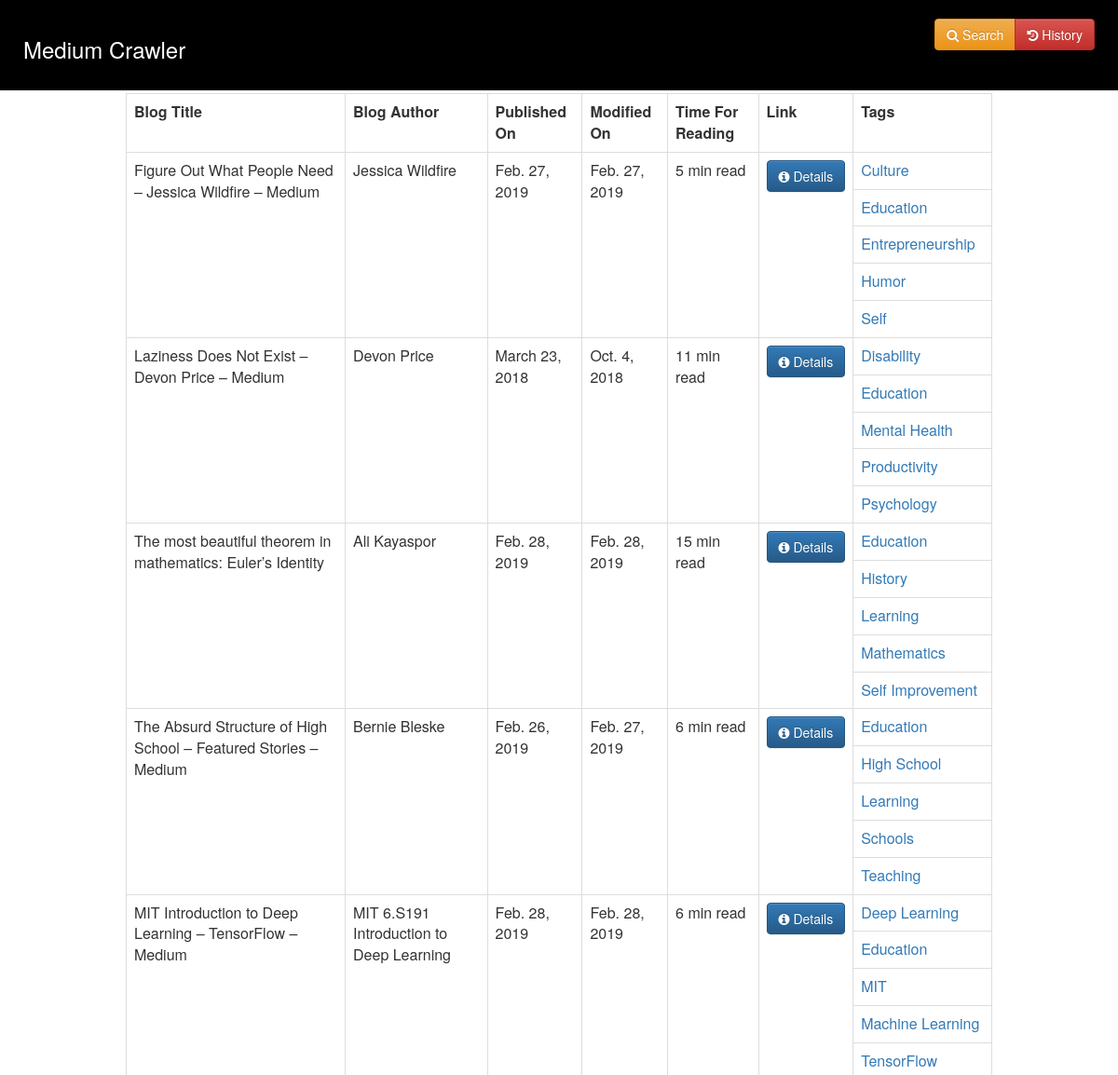
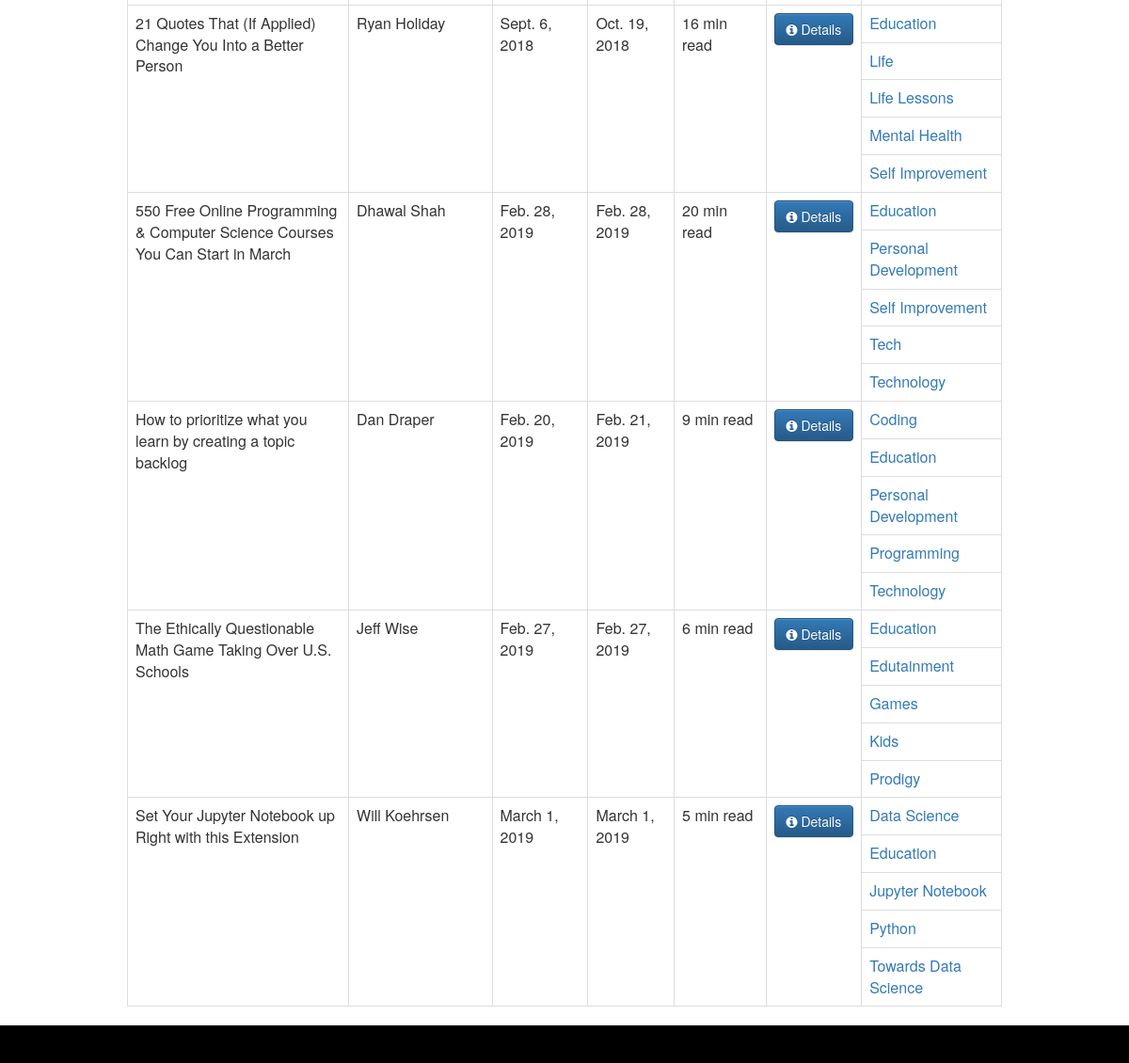
Screenshot of /tag/Education with the database file from the repository (2 pictures, top to bottom).
### MediumCrawler/models.py (models this page shows)
class Blog(models.Model):
    blog_url = models.CharField(max_length = 500, primary_key = True)
    blog_author = models.CharField(max_length = 100)
    blog_title = models.TextField()
    blog_published_on = models.DateField()
    blog_modified_on = models.DateField()
    blog_read_duration = models.CharField(max_length = 20)
    blog_tags = models.ManyToManyField(BlogTag)

class BlogTag(models.Model):
    tag_name = models.CharField(max_length = 100, primary_key = True)

### MediumCrawler/views.py (the view)
# urls.py: path("tag/<str:pk>", views.tag_page, name = "tag_page"),
def tag_page(request, pk):
    context = {}
    try:
        context["tag_data"] = AccessedTag.objects.get(tag_name = pk)
    except AccessedTag.DoesNotExist:
        return redirect("home_page")
    return render(request, "MediumCrawler/tag_page.html", context)

### MediumCrawler/templates/MediumCrawler/tag_page.html
{% extends "MediumCrawler/base.html" %}
{% block content %}
    <div id="main">
    {% if tag_data.blogs.count > 0 %}
        <table class="table table-bordered">
            <tr>
                <th>Blog Title</th>
                <th>Blog Author</th>
                <th>Published On</th>
                <th>Modified On</th>
                <th>Time For Reading</th>
                <th>Link</th>
                <th>Tags</th>
            </tr>
            {% for blog in tag_data.blogs.all %}
                <tr>
                    <td rowspan =  {{ blog.blog_tags.count|add:"1" }}>{{ blog.blog_title }}</td>
                    <td rowspan =  {{ blog.blog_tags.count|add:"1" }}>{{ blog.blog_author }}</td>
                    <td rowspan =  {{ blog.blog_tags.count|add:"1" }}>{{ blog.blog_published_on }}</td>
                    <td rowspan =  {{ blog.blog_tags.count|add:"1" }}>{{ blog.blog_modified_on }}</td>
                    <td rowspan =  {{ blog.blog_tags.count|add:"1" }}>{{ blog.blog_read_duration }}</td>
                    <td rowspan =  {{ blog.blog_tags.count|add:"1" }}>
                        <a href =  {{ blog.blog_url }}>
                            <button type="button" class="btn btn-primary">
                                <i class="fa fa-info-circle" aria-hidden="true"></i> Details
                            </button>
                        </a>
                    </td>
                </tr>
                {% for tag in blog.blog_tags.all %}
                    <tr>
                        <td>
                            <a href="{% url 'tag_page' pk=tag.tag_name %}">
                                {{ tag.tag_name }}
                            </a>
                        </td>
                    </tr>
                {% endfor %}
            {% endfor %}
        </table>
    {% else %}
        <h4 style="text-align: center;">No blogs found.</h4>
    {% endif %}
    </div>
{% endblock %}

### MediumCrawler/static/css/MediumCrawler.css (style rules this page uses)
body { padding-top: 100px; padding-bottom: 40px; }

### rows the page displays
Blog: blog_title "Figure Out What People Need – Jessica Wildfire – Medium", blog_author "Jessica Wildfire", blog_published_on "Feb. 27, 2019", blog_modified_on "Feb. 27, 2019", blog_read_duration "5 min read"
BlogTag: tag_name "Culture"
BlogTag: tag_name "Education"
BlogTag: tag_name "Entrepreneurship"
BlogTag: tag_name "Humor"
BlogTag: tag_name "Self"
Blog: blog_title "Laziness Does Not Exist – Devon Price – Medium", blog_author "Devon Price", blog_published_on "March 23, 2018", blog_modified_on "Oct. 4, 2018", blog_read_duration "11 min read"
BlogTag: tag_name "Disability"
BlogTag: tag_name "Mental Health"
BlogTag: tag_name "Productivity"
BlogTag: tag_name "Psychology"
Blog: blog_title "The most beautiful theorem in mathematics: Euler’s Identity", blog_author "Ali Kayaspor", blog_published_on "Feb. 28, 2019", blog_modified_on "Feb. 28, 2019", blog_read_duration "15 min read"
BlogTag: tag_name "History"
BlogTag: tag_name "Learning"
BlogTag: tag_name "Mathematics"
BlogTag: tag_name "Self Improvement"
Blog: blog_title "The Absurd Structure of High School – Featured Stories – Medium", blog_author "Bernie Bleske", blog_published_on "Feb. 26, 2019", blog_modified_on "Feb. 27, 2019", blog_read_duration "6 min read"
BlogTag: tag_name "High School"
BlogTag: tag_name "Schools"
BlogTag: tag_name "Teaching"
Blog: blog_title "MIT Introduction to Deep Learning – TensorFlow – Medium", blog_author "MIT 6.S191 Introduction to Deep Learning", blog_published_on "Feb. 28, 2019", blog_modified_on "Feb. 28, 2019", blog_read_duration "6 min read"
BlogTag: tag_name "Deep Learning"
BlogTag: tag_name "MIT"
BlogTag: tag_name "Machine Learning"
BlogTag: tag_name "TensorFlow"
Blog: blog_title "21 Quotes That (If Applied) Change You Into a Better Person", blog_author "Ryan Holiday", blog_published_on "Sept. 6, 2018", blog_modified_on "Oct. 19, 2018", blog_read_duration "16 min read"
BlogTag: tag_name "Life"
BlogTag: tag_name "Life Lessons"
Blog: blog_title "550 Free Online Programming & Computer Science Courses You Can Start in March", blog_author "Dhawal Shah", blog_published_on "Feb. 28, 2019", blog_modified_on "Feb. 28, 2019", blog_read_duration "20 min read"
BlogTag: tag_name "Personal Development"
BlogTag: tag_name "Tech"
BlogTag: tag_name "Technology"
Blog: blog_title "How to prioritize what you learn by creating a topic backlog", blog_author "Dan Draper", blog_published_on "Feb. 20, 2019", blog_modified_on "Feb. 21, 2019", blog_read_duration "9 min read"
BlogTag: tag_name "Coding"
BlogTag: tag_name "Programming"
Blog: blog_title "The Ethically Questionable Math Game Taking Over U.S. Schools", blog_author "Jeff Wise", blog_published_on "Feb. 27, 2019", blog_modified_on "Feb. 27, 2019", blog_read_duration "6 min read"
BlogTag: tag_name "Edutainment"
BlogTag: tag_name "Games"
BlogTag: tag_name "Kids"
BlogTag: tag_name "Prodigy"
Blog: blog_title "Set Your Jupyter Notebook up Right with this Extension", blog_author "Will Koehrsen", blog_published_on "March 1, 2019", blog_modified_on "March 1, 2019", blog_read_duration "5 min read"
BlogTag: tag_name "Data Science"
BlogTag: tag_name "Jupyter Notebook"
BlogTag: tag_name "Python"
BlogTag: tag_name "Towards Data Science"
